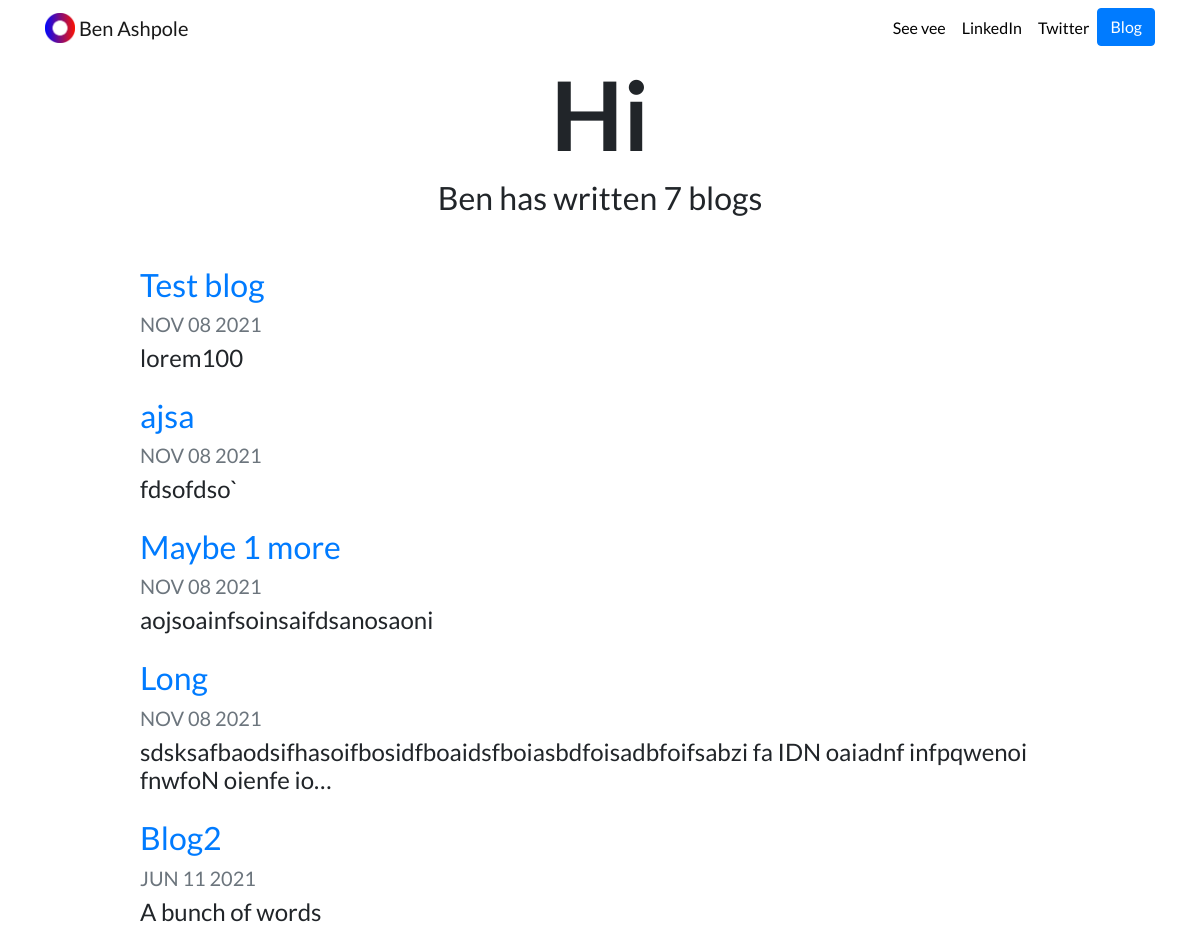
Screenshot of /blog/ with the database file from the repository.
### blog/models.py (models this page shows, shortened)
class Blog(models.Model):
    title = models.CharField(max_length=60)
    text = models.TextField(max_length=1000)
    date = models.DateField()

### blog/views.py (the view)
# urls.py: path("",views.all_blogs,name="all_blogs"),
def all_blogs(request):
    blogs =Blog.objects.order_by("-date")[:5]
    every_blog = Blog.objects.all()
    return render(request, "blog/all_blogs.html",{"blogs":blogs,"every_blog":every_blog})

### blog/templates/blog/all_blogs.html
{%extends 'portfolio/base.html'%}
{% load static %}
{%block content%}
    <h1 id="blogtitle" class="font-weight-bold text-center">Hi</h1>
    <h2 class="text-center mb-5">Ben has written {{every_blog.count}} blog{{blogs.count|pluralize}}</h2>
    {% for blog in blogs %}
    <div class="row justify-content-center my-3">
      <div class="col-md-10">
        <a href="{% url 'blog:detail' blog.id %}">
          <h2>{{ blog.title }}</h2>
        </a>
        <h5 class="text-muted">{{ blog.date|date:'M d Y'|upper }}</h5>
        <h4>{{ blog.text|striptags|truncatechars:100 }}</h4>
      </div>
    </div>
    {% endfor %}
    {% endblock %}

### portfolio/static/portfolio/custom.css (style rules this page uses)
body { font-family: 'Lato', sans-serif; }
#blogtitle { font-size: 6rem; }

### rows the page displays
Blog: title "Test blog", date "NOV 08 2021", text "lorem100"
Blog: title "ajsa", date "NOV 08 2021", text "fdsofdso`"
Blog: title "Maybe 1 more", date "NOV 08 2021", text "aojsoainfsoinsaifdsanosaoni"
Blog: title "Long", date "NOV 08 2021", text "sdsksafbaodsifhasoifbosidfboaidsfboiasbdfoisadbfoifsabzi fa IDN oaiadnf infpqwenoi fnwfoN oienfe io…"
Blog: title "Blog2", date "JUN 11 2021", text "A bunch of words"

### other values shown
{{ every_blog.count }} "7"
